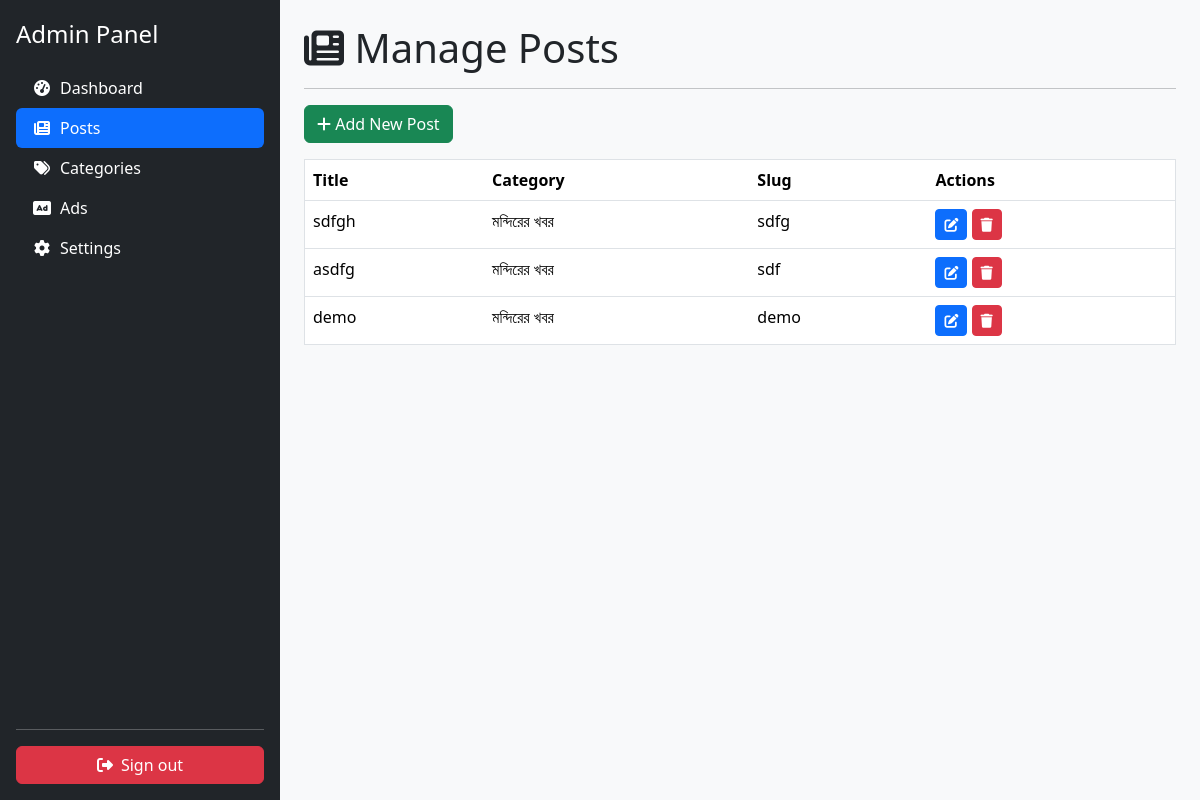
Screenshot of /admin.php?page=posts (signed in) with the database file from the repository.
### tables this page shows
CREATE TABLE `posts` (
  `id` int(11) NOT NULL,
  `category_id` int(11) NOT NULL,
  `title` varchar(255) NOT NULL,
  `content` text NOT NULL,
  `featured_image` varchar(255) NOT NULL,
  `tags` varchar(255) DEFAULT NULL,
  `view_count` int(11) NOT NULL DEFAULT 0,
  `created_at` timestamp NOT NULL DEFAULT current_timestamp(),
  `slug` varchar(255) NOT NULL
);

CREATE TABLE `categories` (
  `id` int(11) NOT NULL,
  `name` varchar(255) NOT NULL,
  `slug` varchar(255) NOT NULL,
  `show_in_menu` tinyint(1) NOT NULL DEFAULT 1
);

### admin.php (the view, shortened to what this page needs)
<?php
try { $pdo = new PDO("mysql:host=".DB_HOST.";dbname=".DB_NAME.";charset=utf8mb4", DB_USER, DB_PASS); $pdo->setAttribute(PDO::ATTR_ERRMODE, PDO::ERRMODE_EXCEPTION); } catch (PDOException $e) { die("DB connection failed: " . $e->getMessage()); }
$page = $_GET['page'] ?? 'dashboard'; $action = $_GET['action'] ?? null; $id = $_GET['id'] ?? null; $message = ''; $msg_type = 'danger';
?>
<!doctype html>
<html lang="en">
<head>
    <link href="https://cdn.jsdelivr.net/npm/bootstrap@5.3.3/dist/css/bootstrap.min.css" rel="stylesheet"><link rel="stylesheet" href="https://cdnjs.cloudflare.com/ajax/libs/font-awesome/6.5.1/css/all.min.css"/>
</head>
<body>
<div class="d-flex">
    <nav class="d-flex flex-column flex-shrink-0 p-3 text-white bg-dark" style="width: 280px; min-height: 100vh;">
        <a href="admin.php" class="fs-4 text-white text-decoration-none mb-3">Admin Panel</a>
        <ul class="nav nav-pills flex-column mb-auto">
            <?php $nav_items = ['dashboard'=>'tachometer-alt', 'posts'=>'newspaper', 'categories'=>'tags', 'ads'=>'ad', 'settings'=>'cog'];
            foreach($nav_items as $p => $icon): ?>
            <li class="nav-item"><a href="?page=<?php echo $p; ?>" class="nav-link text-white <?php if($page==$p) echo 'active';?>"><i class="fa fa-fw fa-<?php echo $icon; ?> me-2"></i><?php echo ucfirst($p); ?></a></li>
            <?php endforeach; ?>
        </ul><hr><a href="?action=logout" class="btn btn-danger"><i class="fa fa-sign-out-alt me-2"></i>Sign out</a>
    </nav>
    <main class="w-100 p-4" style="background-color: #f8f9fa;">
        <?php if ($page === 'dashboard'): ?><h1>Dashboard</h1><hr><div class="row"><div class="col-md-4"><div class="card text-white bg-primary p-3 text-center"><h3><?php echo $pdo->query("SELECT count(*) from posts")->fetchColumn(); ?></h3><h5>Posts</h5></div></div><div class="col-md-4"><div class="card text-white bg-success p-3 text-center"><h3><?php echo $pdo->query("SELECT count(*) from categories")->fetchColumn(); ?></h3><h5>Categories</h5></div></div><div class="col-md-4"><div class="card text-white bg-info p-3 text-center"><h3><?php echo $pdo->query("SELECT count(*) from ads")->fetchColumn(); ?></h3><h5>Ads</h5></div></div>&nbsp;<div style="text-align: center; padding: 15px; background: #f8f9fa; border-radius: 8px; box-shadow: 0px 0px 10px rgba(0,0,0,0.1);">
        <img src="https://netfie.com/wp-content/uploads/2025/03/Netfie__1_-removebg-preview-450x174.png.webp" alt="Netfie Logo" style="max-width: 300px; height: auto; margin-bottom: 15px;">
        <p style="font-size: 16px; color: #333; line-height: 1.6; max-width: 600px; margin: auto;">
            Netfie is a web development company in Bangladesh, specializing in premium themes and plugins for WordPress and PHP CMS scripts. We offer top-quality, innovative products designed to enhance website performance and user experience. Trust Netfie for all your web development needs.
        </p>
        <hr style="margin: 20px 0; border: 0.5px solid #ddd;">
        <h3 style="color: #222; font-size: 18px;">Watch Our Intro Video</h3>
        <p><a href="https://youtu.be/w4j57JIfOaA?si=ojTKW4G4zWzzE4M6" target="_blank" style="color: #007bff; text-decoration: none; font-weight: bold;">Click here to watch</a> or view it below.</p>
        <div style="margin: 15px auto; max-width: 560px;">
            <iframe width="100%" height="315" src="https://www.youtube.com/embed/w4j57JIfOaA" title="Netfie Intro Video" frameborder="0" allowfullscreen style="border-radius: 8px;"></iframe>
        </div>
    </div>
    <div style="text-align: center;"><b><span style="color: black;">সফটওয়্যারের সকল কারিগরি সহযোগিতায়ঃ </span><a href="https://www.netfie.com" target="_blank" style="color: black;">NETFIE</a></b></div>
    <div style="text-align: center;"><b><span style="font-size: x-small;">বিস্তারিত জানতে যোগাযোগ করুন: 01884189495</span></b></div>
</div>
        </div>
        <?php elseif ($page === 'posts'): $action = $_GET['action'] ?? 'list'; ?>
            <h1><i class="fa fa-newspaper"></i> Manage Posts</h1><hr>
            <?php if($action === 'add' || $action === 'edit'):
                $post = ['id'=>'', 'title'=>'', 'slug'=>'', 'content'=>'', 'category_id'=>'', 'tags'=>'', 'featured_image'=>''];
                if($action === 'edit'){ $stmt = $pdo->prepare("SELECT * FROM posts WHERE id = ?"); $stmt->execute([$id]); $post = $stmt->fetch(); }
                $categories = $pdo->query("SELECT * FROM categories")->fetchAll();
            ?>
                <h3><?php echo ucfirst($action); ?> Post</h3>
                <form method="post" enctype="multipart/form-data" class="bg-white p-4 rounded border">
                    <input type="hidden" name="id" value="<?php echo $post['id']; ?>"><input type="hidden" name="current_image" value="<?php echo $post['featured_image']; ?>">
                    <div class="mb-3"><label>Title</label><input type="text" name="title" class="form-control" value="<?php echo htmlspecialchars($post['title']); ?>" required></div>
                    <div class="mb-3"><label for="slug" class="form-label">Custom Permalink / Slug</label><input type="text" name="slug" id="slug" class="form-control" value="<?php echo htmlspecialchars($post['slug']); ?>" aria-describedby="slugHelp"><div id="slugHelp" class="form-text">Leave blank to auto-generate from title. Use only letters, numbers, and hyphens (-).</div></div>
                    <div class="mb-3"><label>Content</label><textarea name="content" class="form-control" rows="10" required><?php echo htmlspecialchars($post['content']); ?></textarea></div>
                    <div class="row"><div class="col-md-6 mb-3"><label>Category</label><select name="category_id" class="form-select" required><?php foreach($categories as $cat) echo '<option value="'.$cat['id'].'" '.($cat['id']==$post['category_id']?'selected':'').'>'.htmlspecialchars($cat['name']).'</option>'; ?></select></div><div class="col-md-6 mb-3"><label>Tags (comma-separated)</label><input type="text" name="tags" class="form-control" value="<?php echo htmlspecialchars($post['tags']); ?>"></div></div>
                    <div class="mb-3"><label>Featured Media</label><input type="file" name="featured_image" class="form-control"><?php if($post['featured_image']) echo '<small>Current: '.$post['featured_image'].'</small><img src="'.UPLOAD_DIR.$post['featured_image'].'" height="40" class="ms-2 border">'; ?></div>
                    <button type="submit" name="save_post" class="btn btn-primary">Save Post</button> <a href="?page=posts" class="btn btn-secondary">Cancel</a>
                </form>
            <?php else: echo '<a href="?page=posts&action=add" class="btn btn-success mb-3"><i class="fa fa-plus"></i> Add New Post</a>'; ?><table class="table bg-white border rounded table-hover"><thead><tr><th>Title</th><th>Category</th><th>Slug</th><th>Actions</th></tr></thead><tbody>
                <?php $posts = $pdo->query("SELECT p.id, p.title, p.slug, c.name as cat_name FROM posts p JOIN categories c ON p.category_id=c.id ORDER BY p.created_at DESC")->fetchAll();
                foreach($posts as $post): ?><tr><td><?php echo htmlspecialchars($post['title']); ?></td><td><?php echo htmlspecialchars($post['cat_name']); ?></td><td><?php echo htmlspecialchars($post['slug']); ?></td><td><a href="?page=posts&action=edit&id=<?php echo $post['id'];?>" class="btn btn-sm btn-primary"><i class="fa fa-edit"></i></a> <a href="?action=delete&type=posts&id=<?php echo $post['id'];?>" class="btn btn-sm btn-danger" onclick="return confirm('Sure?')"><i class="fa fa-trash"></i></a></td></tr><?php endforeach; ?>
            </tbody></table><?php endif; ?>
        <?php endif; ?>
    </main>
</div>
</body>
</html>

### rows the page displays
posts: title "sdfgh", category.name "মন্দিরের খবর", slug "sdfg"
posts: title "asdfg", category.name "মন্দিরের খবর", slug "sdf"
posts: title "demo", category.name "মন্দিরের খবর", slug "demo"

### other values shown
$p "Dashboard"
$p "Posts"
$p "Categories"
$p "Ads"
$p "Settings"
